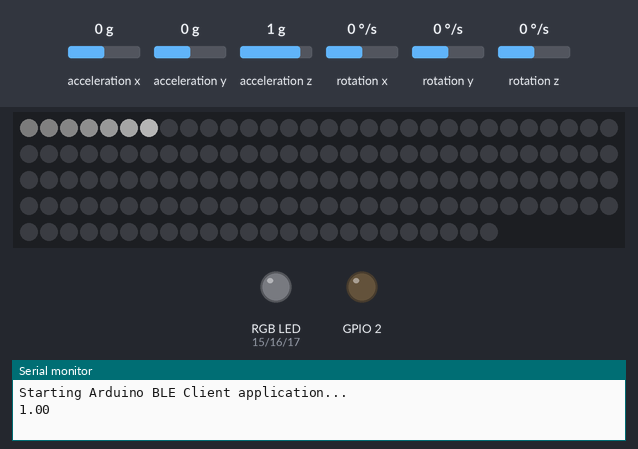
The sketch below on a simulated ESP32. Parts: 144 RGB LEDs in strip order, left to right, continuing on the next row, an RGB LED mixed from three pins (HIGH = lit), output pins drawn as LEDs (lit = HIGH), the last lines printed to the serial monitor. The inputs (shaded band) are chosen by the test bench; at power-on: acceleration x 0 g, acceleration y 0 g, acceleration z 1 g, rotation x 0 °/s, rotation y 0 °/s, rotation z 0 °/s. Dim RGB values are drawn brighter than linear; nothing arrives over Bluetooth unless stated.

Above: at 30.47 s.
At 32.05 s:
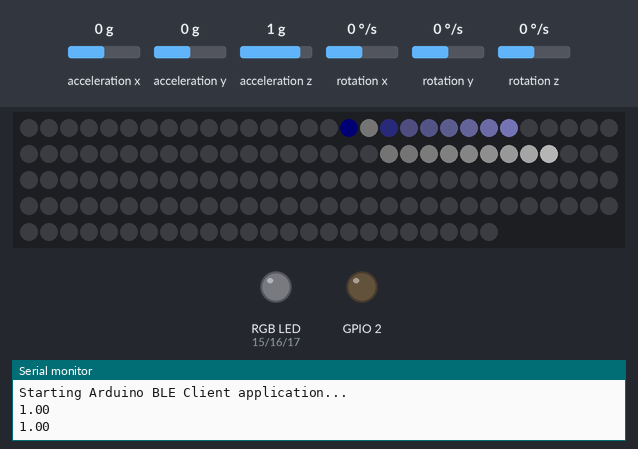
At 32.68 s:
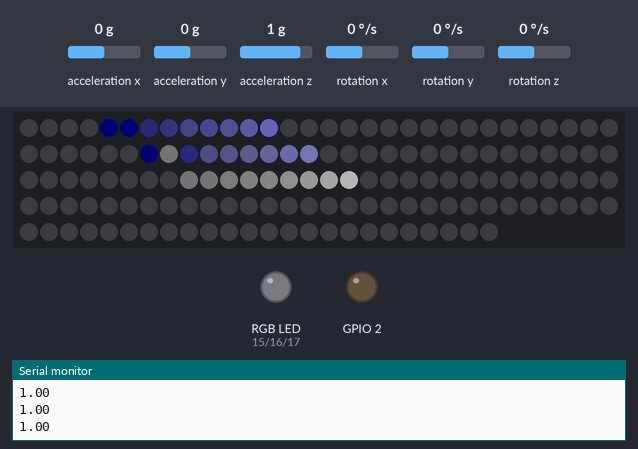
At 34.88 s:
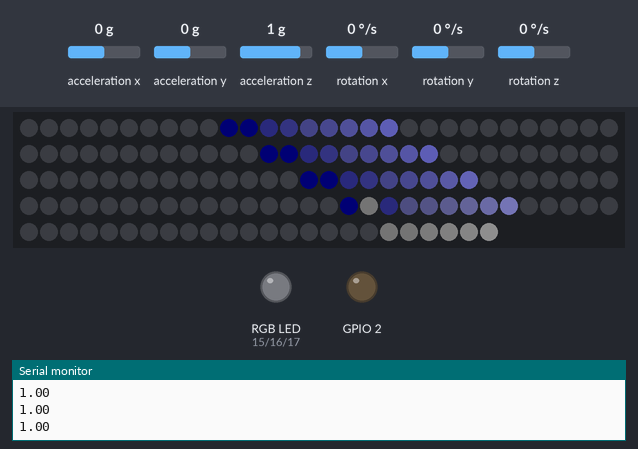
At 37.08 s:
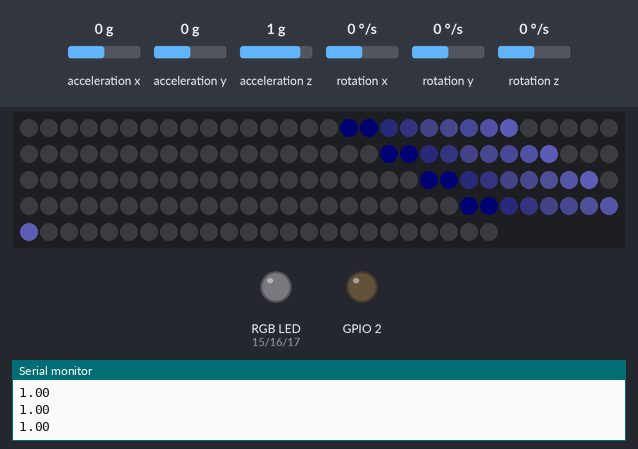
At 39.6 s:
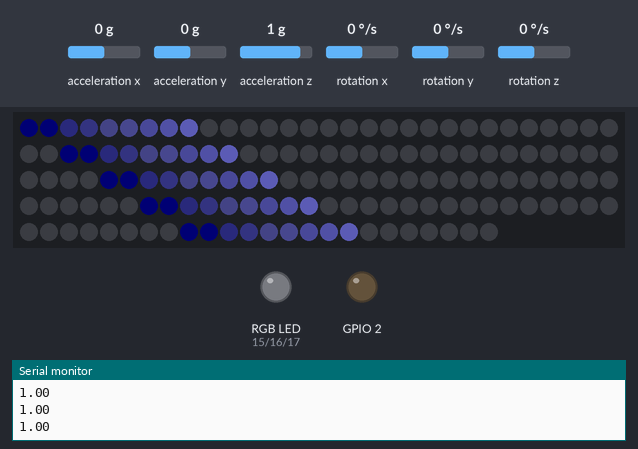

The sketch:

heartrate_from_polarbear_to_led_strip.ino
```cpp
#include "BLEDevice.h"
#include "receiveHB.h"
#include "display.h"
#include "accelerometer.h"
#include <WiFi.h>


void setup() {
  Serial.begin(115200);

 /* WiFi.disconnect(true); delay(1); // disable WIFI altogether
  WiFi.mode(WIFI_OFF); delay(1);*/
  setupReceiveHeartRate();
  setupDisplay();
  setupAccelero();

  pinMode(2, OUTPUT);
}

void loop() {
  loopReceiveHeartRate();

  int x;
  int y;
  int z;
  loopAccelero(x, y, z);

 // Serial.println(getHR());

  loopDisplay(getHR(),x,y,z);


} // End of loop
```

accelerometer.h
```cpp
#include<Wire.h>
const int MPU_addr = 0x68; // I2C address of the MPU-6050
int16_t AcX, AcY, AcZ, Tmp, GyX, GyY, GyZ;
void setupAccelero() {
  Wire.begin(27,25);
  Wire.beginTransmission(MPU_addr);
  Wire.write(0x6B);  // PWR_MGMT_1 register
  Wire.write(0);     // set to zero (wakes up the MPU-6050)
  delay(100);
  Wire.endTransmission(true);
}

int currentX;
int currentY;
int currentZ;
bool asked = false;
bool received = false;

long lastUpdateAccelero = millis();
long timeAskedForAcceleroUpdate=millis();
void loopAccelero(int &x, int &y ,int &z) {
  x = (16384+currentX)/127;
  y = (16384+currentY)/127;
  z = (16384+currentZ)/127;

  if(millis() < 50+ lastUpdateAccelero)
     return;

  Wire.beginTransmission(MPU_addr);
  Wire.write(0x3B);  // starting with register 0x3B (ACCEL_XOUT_H)
  Wire.endTransmission(false);
  Wire.requestFrom(MPU_addr, 14, true); // request a total of 14 registers
  AcX = Wire.read() << 8 | Wire.read(); // 0x3B (ACCEL_XOUT_H) & 0x3C (ACCEL_XOUT_L)
  AcY = Wire.read() << 8 | Wire.read(); // 0x3D (ACCEL_YOUT_H) & 0x3E (ACCEL_YOUT_L)
  AcZ = Wire.read() << 8 | Wire.read(); // 0x3F (ACCEL_ZOUT_H) & 0x40 (ACCEL_ZOUT_L)
  Tmp = Wire.read() << 8 | Wire.read(); // 0x41 (TEMP_OUT_H) & 0x42 (TEMP_OUT_L)
  GyX = Wire.read() << 8 | Wire.read(); // 0x43 (GYRO_XOUT_H) & 0x44 (GYRO_XOUT_L)
  GyY = Wire.read() << 8 | Wire.read(); // 0x45 (GYRO_YOUT_H) & 0x46 (GYRO_YOUT_L)
  GyZ = Wire.read() << 8 | Wire.read(); // 0x47 (GYRO_ZOUT_H) & 0x48 (GYRO_ZOUT_L)

  lastUpdateAccelero = millis();
  currentX = currentX*0.95+0.05*AcX;
  currentY = currentY*0.95+0.05*AcY;
  currentZ = currentZ*0.95+0.05*AcZ;
  //}

}
```

display.h
```cpp
#include <FastLED.h>


#define DATA_PIN 23
#define CLOCK_PIN 18
#define NUM_LEDS    144
#define BRIGHTNESS  64
#define LED_TYPE    WS2812
#define COLOR_ORDER GRB
#define NB_HEADS 10

#define RED_LED_PIN 15
#define GREEN_LED_PIN 16
#define BLUE_LED_PIN 17

CRGB leds[NUM_LEDS];

double headPositions[NB_HEADS];
double headSpeeds[NB_HEADS];
CRGB headColors[NB_HEADS];

CRGB possibleFlash[NUM_LEDS];
long isFlashingSince[NUM_LEDS];
int chanceFlash[NUM_LEDS];

int currentIndex = 0;

void setupDisplay()
{
  pinMode(RED_LED_PIN, OUTPUT);
  pinMode(GREEN_LED_PIN, OUTPUT);
  pinMode(BLUE_LED_PIN, OUTPUT);

  LEDS.addLeds<APA102, DATA_PIN, CLOCK_PIN, BGR>(leds, NUM_LEDS).setCorrection(TypicalLEDStrip);;
  FastLED.setBrightness(  BRIGHTNESS );
   for(int i = 0 ; i < NB_HEADS ; i ++)
  {
    headPositions[i]=-1;
  }

  for(int i = 0 ; i < NUM_LEDS ; i ++)
  {
    chanceFlash[i]=0;
    possibleFlash[i] = CRGB::Black;
  }
}

long timeLastNewBeat = millis();

bool isTimeForNewHeartBeat(int heartRate)
{
  if (heartRate <= 0) return isTimeForNewHeartBeat(60);
  long timeSinceLastBeat = millis() - timeLastNewBeat;
  return timeSinceLastBeat > ((long)60000) / heartRate;
}


double modifiedMap(double x, double in_min, double in_max, double out_min, double out_max)
{
  if(x < in_min) return out_min;
 double temp = (x - in_min) * (out_max - out_min) / (in_max - in_min) + out_min;
 temp = (int) (4*temp + .5);
 return (double) temp/4;
}


void addNewHead(int heartRate,int r, int g, int b)
{
  int maximum = r;
    if(maximum < g) maximum = g;
    if(maximum < b) maximum = b;

    r = map(r, 0, maximum, 0, 255);
    g = map(g, 0, maximum, 0, 255);
    b = map(b, 0, maximum, 0, 255);

    if(r < 64) r = 0;
    if(g < 64) g = 0;
    if(b < 64) b = 0;

    headPositions[currentIndex] = 0;


    headColors[currentIndex].red = r;
    headColors[currentIndex].green = g;
    headColors[currentIndex].blue = b;
    timeLastNewBeat = millis();
    headSpeeds[currentIndex]= modifiedMap(heartRate, 60,80, 1,2);
    if(headSpeeds[currentIndex] < 1)headSpeeds[currentIndex] = 1;

    Serial.println(headSpeeds[currentIndex]);


    currentIndex = (currentIndex + 1) % NB_HEADS;
}

int current = 0;
long lastDisplayUpdate = millis();
void loopDisplay(int heartRate, int r, int g, int b)
{
 // if (millis() < lastDisplayUpdate + 50)
 //  return;
  lastDisplayUpdate = millis();

  if (isTimeForNewHeartBeat(heartRate))
  {
    addNewHead(heartRate, r, g, b);
  }

  for (int i = 0; i < NUM_LEDS   ; i++)
  {
   /* if(chanceFlash[i] > random(100))
    {
      leds[i].red = random(possibleFlash[i].red/2);
      leds[i].green = random(possibleFlash[i].green/2);
      leds[i].blue = random(possibleFlash[i].blue/2);
    }
     else  */
      leds[i].fadeToBlackBy(100);
    //  =CRGB::Black;

      chanceFlash[i]*=0.7;
  }

 for(int i = 0 ; i < NB_HEADS ; i ++)
  {
    if(headPositions[i] < 0 || headPositions[i] >= NUM_LEDS)
      headPositions[i] = -1;
    if(headPositions[i] < 0) continue;
    int pos = (int)headPositions[i];
    chanceFlash[pos] = 100;
    possibleFlash[pos] = headColors[i];
    leds[pos] = headColors[i];

    headPositions[i]+=headSpeeds[i];

  }

  delay(30);
  FastLED.show();
}
```

receiveHB.h
```cpp
// (licence header left out)
#include "BLEDevice.h"
//#include "BLEScan.h"

// The remote service we wish to connect to.
static  BLEUUID serviceUUID(BLEUUID((uint16_t)0x180D));
// The characteristic of the remote service we are interested in.
static BLEUUID    charUUID(BLEUUID((uint16_t)0x2A37));

static BLEAddress *pServerAddress;
static boolean doConnect = false;
static boolean connected = false;
static BLERemoteCharacteristic* pRemoteCharacteristic;

int hr = -1;

int getHR()
{
  return hr;
}
static void notifyCallback(
  BLERemoteCharacteristic* pBLERemoteCharacteristic,
  uint8_t* pData,
  size_t length,
  bool isNotify) {
  Serial.print("Notify callback for characteristic ");
  for (int i = 0; i < length; i++) {
    Serial.print(pData[i]);
    hr = pData[1];
    Serial.print(" ");

  }
  Serial.println();
   digitalWrite(2, HIGH);   // turn the LED on (HIGH is the voltage level)
  delay(200);                       // wait for a second
  digitalWrite(2, LOW);    // turn the LED off by making the voltage LOW
}

bool connectToServer(BLEAddress pAddress) {
  Serial.print("Forming a connection to ");
  Serial.println(pAddress.toString().c_str());

  BLEClient*  pClient  = BLEDevice::createClient();
  Serial.println(" - Created client");

  // Connect to the remove BLE Server.
  pClient->connect(pAddress);
  Serial.println(" - Connected to server");

  // Obtain a reference to the service we are after in the remote BLE server.
  BLERemoteService* pRemoteService = pClient->getService(serviceUUID);
  if (pRemoteService == nullptr) {
    Serial.print("Failed to find our service UUID: ");
    Serial.println(serviceUUID.toString().c_str());
    return false;
  }
  Serial.println(" - Found our service");


  // Obtain a reference to the characteristic in the service of the remote BLE server.
  pRemoteCharacteristic = pRemoteService->getCharacteristic(charUUID);
  if (pRemoteCharacteristic == nullptr) {
    Serial.print("Failed to find our characteristic UUID: ");
    Serial.println(charUUID.toString().c_str());
    return false;
  }
  Serial.println(" - Found our characteristic");

  // Read the value of the characteristic.
  std::string value = pRemoteCharacteristic->readValue();
  Serial.print("The characteristic value was: ");
  Serial.println(value.c_str());

  pRemoteCharacteristic->registerForNotify(notifyCallback);
}
/**
   Scan for BLE servers and find the first one that advertises the service we are looking for.
*/
class MyAdvertisedDeviceCallbacks: public BLEAdvertisedDeviceCallbacks {
    /**
        Called for each advertising BLE server.
    */
    void onResult(BLEAdvertisedDevice advertisedDevice) {
      Serial.print("BLE Advertised Device found: ");
      Serial.println(advertisedDevice.toString().c_str());

    //  Serial.println(advertisedDevice.getServiceUUID().toString().c_str());

      // We have found a device, let us now see if it contains the service we are looking for.
      if (advertisedDevice.haveServiceUUID() && advertisedDevice.getServiceUUID().equals(serviceUUID)) {

        //
        Serial.print("Found our device!  address: ");
        advertisedDevice.getScan()->stop();

        pServerAddress = new BLEAddress(advertisedDevice.getAddress());
        doConnect = true;

      } // Found our server
    } // onResult
}; // MyAdvertisedDeviceCallbacks


void setupReceiveHeartRate() {
  Serial.begin(115200);
  Serial.println("Starting Arduino BLE Client application...");
  BLEDevice::init("");

  // Retrieve a Scanner and set the callback we want to use to be informed when we
  // have detected a new device.  Specify that we want active scanning and start the
  // scan to run for 30 seconds.
  BLEScan* pBLEScan = BLEDevice::getScan();
  pBLEScan->setAdvertisedDeviceCallbacks(new MyAdvertisedDeviceCallbacks());
  pBLEScan->setActiveScan(true);
  pBLEScan->start(30);
} // End of setup.


const uint8_t notificationOff[] = {0x0, 0x0};
const uint8_t notificationOn[] = {0x1, 0x0};
bool onoff = true;

long lastTimeInTheLoop = millis();
void loopReceiveHeartRate() {

  if(lastTimeInTheLoop + 10000 > millis())
  return;
  lastTimeInTheLoop = millis();


  // If the flag "doConnect" is true then we have scanned for and found the desired
  // BLE Server with which we wish to connect.  Now we connect to it.  Once we are
  // connected we set the connected flag to be true.
  if (doConnect == true) {
    if (connectToServer(*pServerAddress)) {
      Serial.println("We are now connected to the BLE Server.");
      pRemoteCharacteristic->getDescriptor(BLEUUID((uint16_t)0x2902))->writeValue((uint8_t*)notificationOn, 2, true);
    } else {
      Serial.println("We have failed to connect to the server; there is nothin more we will do.");
    }
    doConnect = false;
  }

  // If we are connected to a peer BLE Server, update the characteristic each time we are reached
  // with the current time since boot.
 /* if (connected) {
    /*  Serial.println("Notifications turned on");
      pRemoteCharacteristic->getDescriptor(BLEUUID((uint16_t)0x2902))->writeValue((uint8_t*)notificationOn, 2, true);
    }
    else     {
      Serial.println("Notifications turned off");
      pRemoteCharacteristic->getDescriptor(BLEUUID((uint16_t)0x2902))->writeValue((uint8_t*)notificationOff, 2, true);
    }

    onoff = onoff ? 0 : 1;
  }*/

} // End of loop
```
